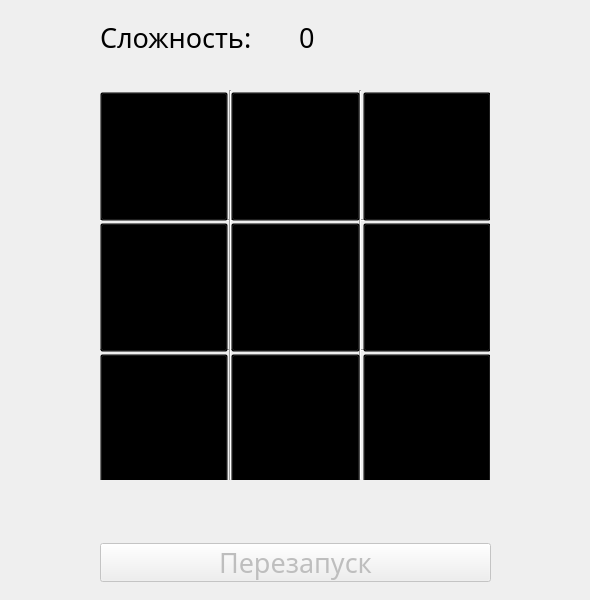
<?xml version="1.0" encoding="UTF-8"?>
<ui version="4.0">
 <class>MainWindow</class>
 <widget class="QMainWindow" name="MainWindow">
  <property name="geometry">
   <rect>
    <x>0</x>
    <y>0</y>
    <width>590</width>
    <height>600</height>
   </rect>
  </property>
  <property name="windowTitle">
   <string>MainWindow</string>
  </property>
  <property name="styleSheet">
   <string notr="true">#back_button {
	background-clor: rgba(0,0,0,0);
}</string>
  </property>
  <widget class="QWidget" name="centralwidget">
   <widget class="QWidget" name="playground" native="true">
    <property name="geometry">
     <rect>
      <x>100</x>
      <y>90</y>
      <width>390</width>
      <height>390</height>
     </rect>
    </property>
    <property name="styleSheet">
     <string notr="true">QPushButton {
		background-color: rgba(0,0,0,0);
}</string>
    </property>
    <widget class="Line" name="line">
     <property name="geometry">
      <rect>
       <x>0</x>
       <y>129</y>
       <width>390</width>
       <height>3</height>
      </rect>
     </property>
     <property name="orientation">
      <enum>Qt::Horizontal</enum>
     </property>
    </widget>
    <widget class="Line" name="line_2">
     <property name="geometry">
      <rect>
       <x>0</x>
       <y>259</y>
       <width>390</width>
       <height>3</height>
      </rect>
     </property>
     <property name="orientation">
      <enum>Qt::Horizontal</enum>
     </property>
    </widget>
    <widget class="Line" name="line_3">
     <property name="geometry">
      <rect>
       <x>129</x>
       <y>0</y>
       <width>3</width>
       <height>390</height>
      </rect>
     </property>
     <property name="orientation">
      <enum>Qt::Vertical</enum>
     </property>
    </widget>
    <widget class="Line" name="line_4">
     <property name="geometry">
      <rect>
       <x>259</x>
       <y>0</y>
       <width>3</width>
       <height>390</height>
      </rect>
     </property>
     <property name="orientation">
      <enum>Qt::Vertical</enum>
     </property>
    </widget>
    <widget class="QWidget" name="layoutWidget">
     <property name="geometry">
      <rect>
       <x>0</x>
       <y>0</y>
       <width>391</width>
       <height>398</height>
      </rect>
     </property>
     <layout class="QVBoxLayout" name="verticalLayout">
      <property name="spacing">
       <number>0</number>
      </property>
      <item>
       <layout class="QHBoxLayout" name="horizontalLayout">
        <property name="spacing">
         <number>3</number>
        </property>
        <item>
         <widget class="QPushButton" name="a_a">
          <property name="minimumSize">
           <size>
            <width>0</width>
            <height>129</height>
           </size>
          </property>
          <property name="text">
           <string/>
          </property>
         </widget>
        </item>
        <item>
         <widget class="QPushButton" name="a_b">
          <property name="minimumSize">
           <size>
            <width>0</width>
            <height>129</height>
           </size>
          </property>
          <property name="text">
           <string/>
          </property>
         </widget>
        </item>
        <item>
         <widget class="QPushButton" name="a_c">
          <property name="minimumSize">
           <size>
            <width>0</width>
            <height>129</height>
           </size>
          </property>
          <property name="text">
           <string/>
          </property>
         </widget>
        </item>
       </layout>
      </item>
      <item>
       <layout class="QHBoxLayout" name="horizontalLayout_2">
        <property name="spacing">
         <number>3</number>
        </property>
        <item>
         <widget class="QPushButton" name="b_a">
          <property name="minimumSize">
           <size>
            <width>0</width>
            <height>129</height>
           </size>
          </property>
          <property name="text">
           <string/>
          </property>
         </widget>
        </item>
        <item>
         <widget class="QPushButton" name="b_b">
          <property name="minimumSize">
           <size>
            <width>0</width>
            <height>129</height>
           </size>
          </property>
          <property name="text">
           <string/>
          </property>
         </widget>
        </item>
        <item>
         <widget class="QPushButton" name="b_c">
          <property name="minimumSize">
           <size>
            <width>0</width>
            <height>129</height>
           </size>
          </property>
          <property name="text">
           <string/>
          </property>
         </widget>
        </item>
       </layout>
      </item>
      <item>
       <layout class="QHBoxLayout" name="horizontalLayout_3">
        <property name="spacing">
         <number>3</number>
        </property>
        <item>
         <widget class="QPushButton" name="c_a">
          <property name="minimumSize">
           <size>
            <width>0</width>
            <height>129</height>
           </size>
          </property>
          <property name="text">
           <string/>
          </property>
         </widget>
        </item>
        <item>
         <widget class="QPushButton" name="c_b">
          <property name="minimumSize">
           <size>
            <width>0</width>
            <height>129</height>
           </size>
          </property>
          <property name="text">
           <string/>
          </property>
         </widget>
        </item>
        <item>
         <widget class="QPushButton" name="c_c">
          <property name="minimumSize">
           <size>
            <width>0</width>
            <height>129</height>
           </size>
          </property>
          <property name="text">
           <string/>
          </property>
         </widget>
        </item>
       </layout>
      </item>
     </layout>
    </widget>
   </widget>
   <widget class="QWidget" name="layoutWidget">
    <property name="geometry">
     <rect>
      <x>100</x>
      <y>500</y>
      <width>391</width>
      <height>82</height>
     </rect>
    </property>
    <layout class="QVBoxLayout" name="verticalLayout_2">
     <item>
      <widget class="QLabel" name="message">
       <property name="font">
        <font>
         <family>Corbel Light</family>
         <pointsize>20</pointsize>
        </font>
       </property>
       <property name="text">
        <string/>
       </property>
      </widget>
     </item>
     <item>
      <widget class="QPushButton" name="restart">
       <property name="enabled">
        <bool>false</bool>
       </property>
       <property name="font">
        <font>
         <family>Corbel Light</family>
         <pointsize>20</pointsize>
        </font>
       </property>
       <property name="styleSheet">
        <string notr="true"/>
       </property>
       <property name="text">
        <string>Перезапуск</string>
       </property>
      </widget>
     </item>
    </layout>
   </widget>
   <widget class="QWidget" name="">
    <property name="geometry">
     <rect>
      <x>100</x>
      <y>20</y>
      <width>391</width>
      <height>35</height>
     </rect>
    </property>
    <layout class="QHBoxLayout" name="horizontalLayout_4">
     <item>
      <widget class="QLabel" name="label">
       <property name="font">
        <font>
         <family>Corbel Light</family>
         <pointsize>20</pointsize>
        </font>
       </property>
       <property name="text">
        <string>Сложность:</string>
       </property>
      </widget>
     </item>
     <item>
      <widget class="QLabel" name="difficlulty_level">
       <property name="font">
        <font>
         <family>Corbel Light</family>
         <pointsize>20</pointsize>
        </font>
       </property>
       <property name="text">
        <string>0</string>
       </property>
      </widget>
     </item>
    </layout>
   </widget>
  </widget>
 </widget>
 <resources/>
 <connections/>
</ui>
